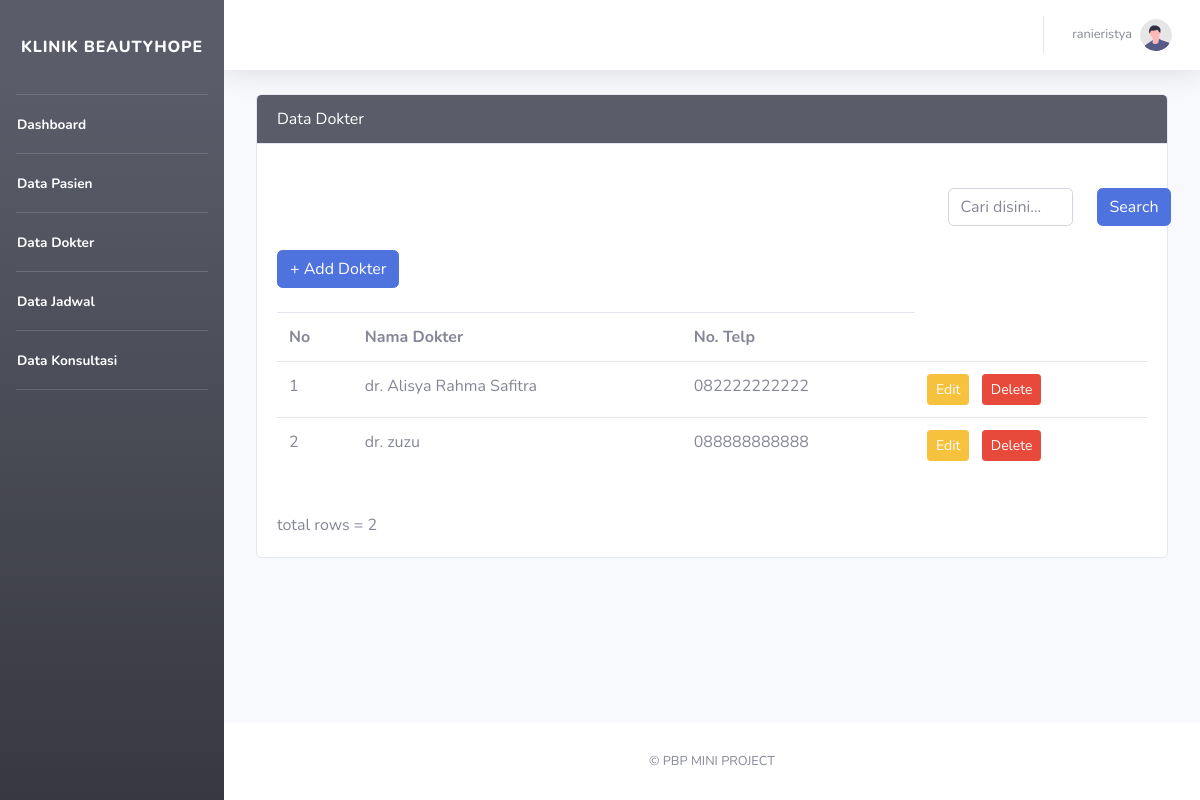
Page /views/pages/view_dokter.php (signed in) on the committed database.
### tables this page shows
CREATE TABLE `dokter` (
  `dokterid` int(10) NOT NULL,
  `nama_lengkap` varchar(255) NOT NULL,
  `no_telp` varchar(14) NOT NULL
);

### views/pages/view_dokter.php (the view, shortened to what this page needs)
<!DOCTYPE html>
<html lang="en">
<head>
    <link href="../templates/vendor/fontawesome-free/css/all.min.css" rel="stylesheet" type="text/css">
    <link href="../templates/css/sb-admin-2.min.css" rel="stylesheet">
</head>
<div id="wrapper">
        <ul class="navbar-nav bg-gradient-dark sidebar sidebar-dark accordion" id="accordionSidebar">
            <a class="sidebar-brand d-flex align-items-center justify-content-center"  href='home_admin.php'>
                <div class="sidebar-brand-text mx-6z mt-4">Klinik BeautyHope</div>
            </a>
            <hr class="sidebar-divider my-0 mt-4">
            <li class="nav-item active">
                <a class="btn nav-link" ">
                <span>Dashboard</span></a>
            </li>
            <hr class="sidebar-divider my-0">
            <li class="nav-item active">
                <a class="btn nav-link" href='view_pasien.php'>
                <span>Data Pasien</span></a>
            </li>
            <hr class="sidebar-divider my-0">
            <li class="nav-item active">
                <a class="btn nav-link" href='view_dokter.php'">
                <span>Data Dokter</span></a>
            </li>
            <hr class="sidebar-divider my-0">
            <li class="nav-item active">
                <a class="btn nav-link" href='view_jadwal.php'">
                <span>Data Jadwal</span></a>
            </li>
            <hr class="sidebar-divider my-0">
            <li class="nav-item active">
                <a class="btn nav-link" href='view_kons.php'">
                <span>Data Konsultasi</span></a>
            </li>
            <hr class="sidebar-divider my-0">
        </ul>
        <div id="content-wrapper" class="d-flex flex-column">
            <div id="content">
                <nav class="navbar navbar-expand navbar-light bg-white topbar mb-4 static-top shadow">
                    <ul class="navbar-nav ml-auto">
                        <li class="nav-item dropdown no-arrow">
                            <a class="nav-link dropdown-toggle" href="#" id="userDropdown" role="button"
                                data-toggle="dropdown" aria-haspopup="true" aria-expanded="false">
                                <span class="mr-2 d-none d-lg-inline text-gray-600 small"><?php echo $_SESSION['username']?></span>
                                <img class="img-profile rounded-circle"
                                    src="img/undraw_profile.svg">
                            </a>
                        </li>
                    </ul>
                </nav>
                    <div id="page" class="jumbotron pt-0 bg-light">
                    <div class="card">
                        <div class="card-header bg-dark text-white">Data Dokter</div>
                        <div class="card-body">
                            <br>
                            <div class="row justify-content-end">
                                <div class="col-2">
                                    <input type="text" class="form-control" id="search" name="search" placeholder="Cari disini...">
                                </div>
                                <div class="col-1">
                                    <a class="btn btn-primary" onkeyup="search_dokter()">Search</a><br/><br/>
                                </div>
                            </div>
                            <a class="btn btn-primary" href="add_dokter.php">+ Add Dokter</a><br/><br/>
                            <div id="tabel">
                            <table class="table table-stripped">
                                <tr>
                                    <th>No</th>
                                    <th>Nama Dokter</th>
                                    <th>No. Telp</th>
                                </tr>
                                <?php
                                require_once('../../core/database/db_connect.php');
                                $query = " SELECT * FROM dokter ORDER BY dokterid";
                                $result = $db->query($query);
                                $i = 1;
                                while($row = $result->fetch_object()){
                                    echo '<tr>';
                                    echo '<td>'.$i.'</td>';
                                    echo '<td>'.$row->nama_lengkap.'</td>';
                                    echo '<td>'.$row->no_telp.'</td>';
                                    echo '<td><a class = "btn btn-warning btn-sm" href="edit_dokter.php?id='.$row->dokterid.'">Edit</a>&nbsp;&nbsp;
                                        <a class = "btn btn-danger btn-sm" href="delete_dokter.php?id='.$row->dokterid.'">Delete</a>
                                        </td>';
                                    echo '<tr>';
                                    $i++;
                                }
                                echo '</table>';
                                echo '<br />';
                                echo 'total rows = '.$result->num_rows;
                                ?>
                            </div>
                        </div>
                    </div>
                </div>
            </div>
            <footer class="sticky-footer bg-white">
                <div class="container my-auto">
                    <div class="copyright text-center my-auto">
                        <span>&copy; PBP MINI PROJECT</span>
                    </div>
                </div>
            </footer>
        </div>
    </div>
</body>
</html>

### rows in the picture
dokter: nama_lengkap "dr. Alisya Rahma Safitra", no_telp "082222222222"
dokter: nama_lengkap "dr. zuzu", no_telp "088888888888"

### other values in the picture
$_SESSION['username'] "ranieristya"
$result->num_rows "2"
